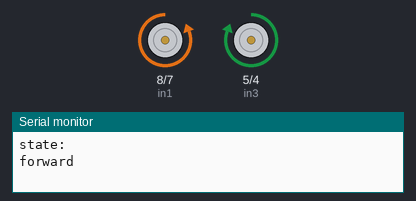
A sketch run on a simulated Arduino Uno, built with avr-gcc and run on an emulated ATmega328P. Parts: motor-driver pin pairs drawn as motors (green arrow = first pin HIGH = forward, orange = second pin HIGH = backward, longer = more drive, scaled by the enable pin), the last lines printed to the serial monitor.

Above: at 2.0 s.
At 6.0 s:
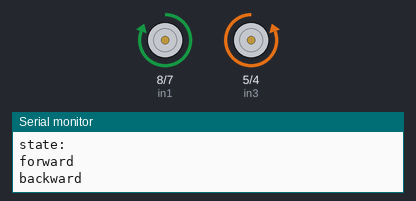
At 10.0 s:
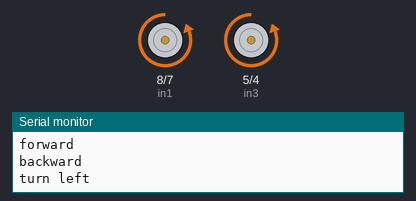
At 14.0 s:
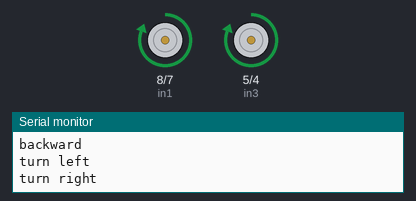
Timing chart, 0 to 20.8 s (numbered marks = the images above):
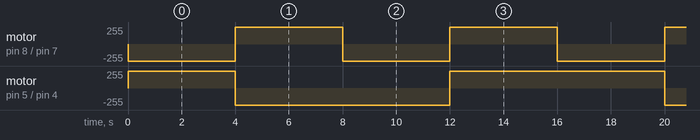

Measured:
- by itself, motor on pin 8 (in1) / pin 7 (in2): alternates forward 255/255 for 4.0 s and backward 255/255 for 4.0 s
- by itself, motor on pin 5 (in3) / pin 4 (in4): repeats every 16.0 s: backward 255/255 8.0 s, forward 255/255 8.0 s

The sketch:

motor.ino
```cpp
// Motor A connections
int enA = 9;
int in1 = 8; // ccw
int in2 = 7; // cw
// Motor B connections
int enB = 3;
int in3 = 5; // cw
int in4 = 4; // ccw

void speedControl();

void setup() {
  // Set all the motor control pins to outputs
  pinMode(enA, OUTPUT);
  pinMode(enB, OUTPUT);
  pinMode(in1, OUTPUT);
  pinMode(in2, OUTPUT);
  pinMode(in3, OUTPUT);
  pinMode(in4, OUTPUT);

  // Turn off motors - Initial state
  digitalWrite(in1, LOW);
  digitalWrite(in2, LOW);
  digitalWrite(in3, LOW);
  digitalWrite(in4, LOW);

  analogWrite(enA, 255);
  analogWrite(enB, 255);

  Serial.begin(9600);
}

void loop() {
  Serial.println("state:");
  int dir = Serial.read(); // direcrtion
  forward();
  delay(4000);
  backward();
  delay(4000);
  left();
  delay(4000);
  right();
  delay(4000);
  // speedControl();
  // delay(1000);
}
// back
// forward
// turn left
// turn right


// This function lets you control speed of the motors
void speedControl() {
  // Turn on motors
  digitalWrite(in1, LOW);
  digitalWrite(in2, HIGH);
  digitalWrite(in3, LOW);
  digitalWrite(in4, HIGH);

  // Accelerate from zero to maximum speed
  for (int i = 0; i < 256; i++) {
    analogWrite(enA, i);
    analogWrite(enB, i);
    delay(20);
  }

  // Decelerate from maximum speed to zero
  for (int i = 255; i >= 0; --i) {
    analogWrite(enA, i);
    analogWrite(enB, i);
    delay(20);
  }

  // Now turn off motors
  digitalWrite(in1, LOW);
  digitalWrite(in2, LOW);
  digitalWrite(in3, LOW);
  digitalWrite(in4, LOW);
}

// forward
void forward(){
    Serial.println("forward");
    digitalWrite(in1, LOW);
    digitalWrite(in2, HIGH);
    digitalWrite(in3, HIGH);
    digitalWrite(in4, LOW);
}

// backward
void backward(){
    Serial.println("backward");
    digitalWrite(in1, HIGH);
    digitalWrite(in2, LOW);
    digitalWrite(in3, LOW);
    digitalWrite(in4, HIGH);
}

// turn left
void left(){
    Serial.println("turn left");
    digitalWrite(in1, LOW);
    digitalWrite(in2, HIGH);
    digitalWrite(in3, LOW);
    digitalWrite(in4, HIGH);
}

// turn right
void right(){
    Serial.println("turn right");
    digitalWrite(in1, HIGH);
    digitalWrite(in2, LOW);
    digitalWrite(in3, HIGH);
    digitalWrite(in4, LOW);
}

// stop
void stop(){
    Serial.println("stop");
    digitalWrite(in1, LOW);
    digitalWrite(in2, LOW);
    digitalWrite(in3, LOW);
    digitalWrite(in4, LOW);
}
```
